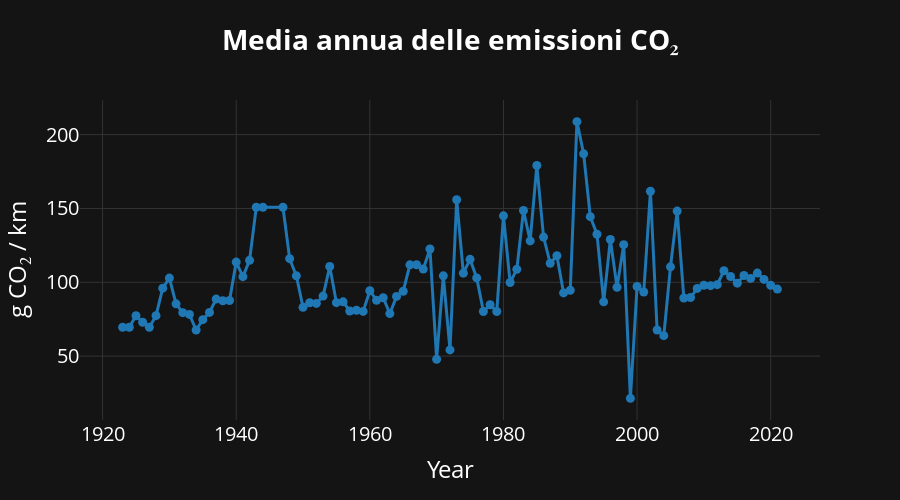

Notebook source saved alongside this figure:
### Code cell
# ───────────────────────────────────────────────
# 3 ─ Line-plot  ▸ trend medio annuo CO₂
# ───────────────────────────────────────────────
avg_co2 = (df.dropna(subset=["Year","CO2_g_km"])
             .groupby("Year", as_index=False)["CO2_g_km"]
             .mean())

fig_line = px.line(
    avg_co2, x="Year", y="CO2_g_km", markers=True,
    title="<b>Media annua delle emissioni CO₂</b>",
    height=500
)
fig_line.update_yaxes(title="g CO₂ / km")
set_theme(fig_line).show()

### Figure 1 — Plotly figure (JSON) as saved in the notebook; plotly's stock layout.template omitted (floating-point values rounded to 4 significant figures)
{"data": [{"hovertemplate": "Year=%{x}<br>CO2_g_km=%{y}<extra></extra>", "legendgroup": "", "line": {"color": "#1F77B4", "dash": "solid"}, "marker": {"symbol": "circle"}, "mode": "lines+markers", "name": "", "orientation": "v", "showlegend": false, "type": "scatter", "x": [1923, 1924, 1925, 1926, 1927, 1928, 1929, 1930, 1931, 1932, 1933, 1934, 1935, 1936, 1937, 1938, 1939, 1940, 1941, 1942, 1943, 1944, 1947, 1948, 1949, 1950, 1951, 1952, 1953, 1954, 1955, 1956, 1957, 1958, 1959, 1960, 1961, 1962, 1963, 1964, 1965, 1966, 1967, 1968, 1969, 1970, 1971, 1972, 1973, 1974, 1975, 1976, 1977, 1978, 1979, 1980, 1981, 1982, 1983, 1984, 1985, 1986, 1987, 1988, 1989, 1990, 1991, 1992, 1993, 1994, 1995, 1996, 1997, 1998, 1999, 2000, 2001, 2002, 2003, 2004, 2005, 2006, 2007, 2008, 2009, 2010, 2011, 2012, 2013, 2014, 2015, 2016, 2017, 2018, 2019, 2020, 2021], "xaxis": "x", "y": [69.6, 69.6, 77.33, 72.91, 69.6, 77.42, 96.04, 102.8, 85.42, 79.46, 78.27, 67.72, 74.69, 79.63, 88.63, 87.5, 87.7, 113.7, 103.8, 114.9, 150.8, 150.8, 150.8, 116, 104.4, 83.03, 86.13, 85.71, 90.68, 110.7, 86.21, 86.76, 80.59, 81.08, 80.3, 94.31, 87.85, 89.55, 78.82, 90.42, 93.97, 111.8, 111.9, 109.0, 122.6, 47.93, 104.4, 54.22, 155.9, 106.2, 115.6, 103.0, 80.2, 84.78, 80.2, 145, 99.88, 108.8, 148.7, 128.0, 179.1, 130.6, 112.9, 118, 92.8, 94.65, 208.8, 187, 144.4, 132.6, 86.77, 128.9, 96.65, 125.5, 21.4, 97.18, 93.43, 161.6, 67.72, 63.87, 110.5, 148.2, 89.41, 89.68, 95.89, 97.98, 97.75, 98.39, 107.8, 103.9, 99.42, 104.6, 102.6, 106.2, 101.9, 97.99, 95.4], "yaxis": "y"}], "layout": {"font": {"color": "white", "size": 20}, "height": 500, "legend": {"bgcolor": "rgba(0,0,0,0)", "tracegroupgap": 0}, "paper_bgcolor": "#141415", "plot_bgcolor": "#141415", "title": {"text": "<b>Media annua delle emissioni CO₂</b>"}, "xaxis": {"anchor": "y", "domain": [0, 1], "gridcolor": "#333333", "title": {"text": "Year"}, "zerolinecolor": "#333333"}, "yaxis": {"anchor": "x", "domain": [0, 1], "gridcolor": "#333333", "title": {"text": "g CO₂ / km"}, "zerolinecolor": "#333333"}}}
